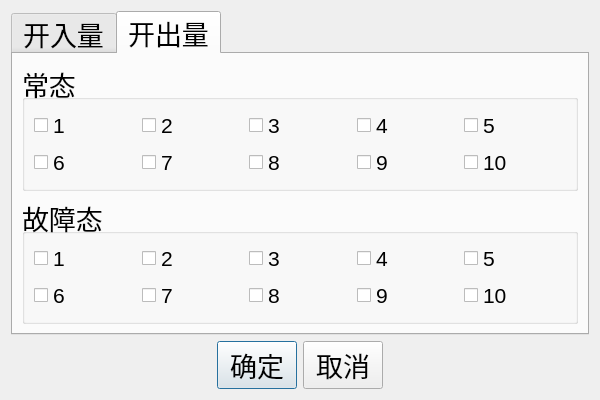
<?xml version="1.0" encoding="UTF-8"?>
<ui version="4.0">
 <class>QSequenceGradientSettingDlg</class>
 <widget class="QDialog" name="QSequenceGradientSettingDlg">
  <property name="geometry">
   <rect>
    <x>0</x>
    <y>0</y>
    <width>600</width>
    <height>400</height>
   </rect>
  </property>
  <property name="font">
   <font>
    <pointsize>18</pointsize>
   </font>
  </property>
  <property name="windowTitle">
   <string/>
  </property>
  <property name="windowOpacity">
   <double>1.000000000000000</double>
  </property>
  <layout class="QVBoxLayout" name="verticalLayout">
   <item>
    <widget class="QSttTabWidget" name="tabWidget">
     <property name="font">
      <font>
       <pointsize>20</pointsize>
      </font>
     </property>
     <property name="currentIndex">
      <number>1</number>
     </property>
     <widget class="QWidget" name="m_tabBIn">
      <attribute name="title">
       <string>开入量</string>
      </attribute>
      <layout class="QVBoxLayout" name="verticalLayout_2">
       <item>
        <layout class="QGridLayout" name="gridLayout">
         <item row="0" column="2">
          <widget class="QSttCheckBox" name="m_cbBinC">
           <property name="font">
            <font>
             <pointsize>16</pointsize>
            </font>
           </property>
           <property name="styleSheet">
            <string notr="true"/>
           </property>
           <property name="text">
            <string>C</string>
           </property>
          </widget>
         </item>
         <item row="0" column="0">
          <widget class="QSttCheckBox" name="m_cbBinA">
           <property name="font">
            <font>
             <pointsize>16</pointsize>
            </font>
           </property>
           <property name="styleSheet">
            <string notr="true"/>
           </property>
           <property name="text">
            <string>A</string>
           </property>
          </widget>
         </item>
         <item row="0" column="1">
          <widget class="QSttCheckBox" name="m_cbBinB">
           <property name="font">
            <font>
             <pointsize>16</pointsize>
            </font>
           </property>
           <property name="styleSheet">
            <string notr="true"/>
           </property>
           <property name="text">
            <string>B</string>
           </property>
          </widget>
         </item>
         <item row="0" column="3">
          <widget class="QSttCheckBox" name="m_cbBinD">
           <property name="font">
            <font>
             <pointsize>16</pointsize>
            </font>
           </property>
           <property name="styleSheet">
            <string notr="true"/>
           </property>
           <property name="text">
            <string>D</string>
           </property>
          </widget>
         </item>
         <item row="0" column="4">
          <widget class="QSttCheckBox" name="m_cbBinE">
           <property name="font">
            <font>
             <pointsize>16</pointsize>
            </font>
           </property>
           <property name="styleSheet">
            <string notr="true"/>
           </property>
           <property name="text">
            <string>E</string>
           </property>
          </widget>
         </item>
        </layout>
       </item>
       <item>
        <layout class="QGridLayout" name="gridLayout_2">
         <item row="0" column="1">
          <widget class="QSttCheckBox" name="m_cbBinF">
           <property name="font">
            <font>
             <pointsize>16</pointsize>
            </font>
           </property>
           <property name="styleSheet">
            <string notr="true"/>
           </property>
           <property name="text">
            <string>F</string>
           </property>
          </widget>
         </item>
         <item row="0" column="2">
          <widget class="QSttCheckBox" name="m_cbBinG">
           <property name="font">
            <font>
             <pointsize>16</pointsize>
            </font>
           </property>
           <property name="styleSheet">
            <string notr="true"/>
           </property>
           <property name="text">
            <string>G</string>
           </property>
          </widget>
         </item>
         <item row="0" column="4">
          <widget class="QSttCheckBox" name="m_cbBinI">
           <property name="font">
            <font>
             <pointsize>16</pointsize>
            </font>
           </property>
           <property name="styleSheet">
            <string notr="true"/>
           </property>
           <property name="text">
            <string>I</string>
           </property>
          </widget>
         </item>
         <item row="0" column="3">
          <widget class="QSttCheckBox" name="m_cbBinH">
           <property name="font">
            <font>
             <pointsize>16</pointsize>
            </font>
           </property>
           <property name="styleSheet">
            <string notr="true"/>
           </property>
           <property name="text">
            <string>H</string>
           </property>
          </widget>
         </item>
         <item row="0" column="5">
          <widget class="QSttCheckBox" name="m_cbBinJ">
           <property name="font">
            <font>
             <pointsize>16</pointsize>
            </font>
           </property>
           <property name="styleSheet">
            <string notr="true"/>
           </property>
           <property name="text">
            <string>J</string>
           </property>
          </widget>
         </item>
        </layout>
       </item>
       <item>
        <layout class="QHBoxLayout" name="horizontalLayout_4">
         <item>
          <spacer name="horizontalSpacer_3">
           <property name="orientation">
            <enum>Qt::Horizontal</enum>
           </property>
           <property name="sizeHint" stdset="0">
            <size>
             <width>20</width>
             <height>20</height>
            </size>
           </property>
          </spacer>
         </item>
         <item>
          <widget class="QRadioButton" name="m_rbAnd">
           <property name="text">
            <string>逻辑与</string>
           </property>
           <property name="checked">
            <bool>true</bool>
           </property>
          </widget>
         </item>
         <item>
          <spacer name="horizontalSpacer_5">
           <property name="orientation">
            <enum>Qt::Horizontal</enum>
           </property>
           <property name="sizeHint" stdset="0">
            <size>
             <width>40</width>
             <height>20</height>
            </size>
           </property>
          </spacer>
         </item>
         <item>
          <widget class="QRadioButton" name="m_rbOr">
           <property name="text">
            <string>逻辑或</string>
           </property>
          </widget>
         </item>
         <item>
          <spacer name="horizontalSpacer_4">
           <property name="orientation">
            <enum>Qt::Horizontal</enum>
           </property>
           <property name="sizeHint" stdset="0">
            <size>
             <width>40</width>
             <height>20</height>
            </size>
           </property>
          </spacer>
         </item>
        </layout>
       </item>
      </layout>
     </widget>
     <widget class="QWidget" name="m_tabBOut">
      <attribute name="title">
       <string>开出量</string>
      </attribute>
      <layout class="QVBoxLayout" name="verticalLayout_3">
       <item>
        <widget class="QSttGroupBox" name="m_gbNormal">
         <property name="title">
          <string>常态</string>
         </property>
         <layout class="QVBoxLayout" name="verticalLayout_4">
          <item>
           <layout class="QGridLayout" name="gridLayout_3">
            <item row="0" column="2">
             <widget class="QSttCheckBox" name="m_cbBOut3">
              <property name="font">
               <font>
                <pointsize>16</pointsize>
               </font>
              </property>
              <property name="styleSheet">
               <string notr="true"/>
              </property>
              <property name="text">
               <string>3</string>
              </property>
             </widget>
            </item>
            <item row="0" column="3">
             <widget class="QSttCheckBox" name="m_cbBOut4">
              <property name="font">
               <font>
                <pointsize>16</pointsize>
               </font>
              </property>
              <property name="styleSheet">
               <string notr="true"/>
              </property>
              <property name="text">
               <string>4</string>
              </property>
             </widget>
            </item>
            <item row="1" column="0">
             <widget class="QSttCheckBox" name="m_cbBOut6">
              <property name="font">
               <font>
                <pointsize>16</pointsize>
               </font>
              </property>
              <property name="styleSheet">
               <string notr="true"/>
              </property>
              <property name="text">
               <string>6</string>
              </property>
             </widget>
            </item>
            <item row="1" column="1">
             <widget class="QSttCheckBox" name="m_cbBOut7">
              <property name="font">
               <font>
                <pointsize>16</pointsize>
               </font>
              </property>
              <property name="styleSheet">
               <string notr="true"/>
              </property>
              <property name="text">
               <string>7</string>
              </property>
             </widget>
            </item>
            <item row="0" column="1">
             <widget class="QSttCheckBox" name="m_cbBOut2">
              <property name="font">
               <font>
                <pointsize>16</pointsize>
               </font>
              </property>
              <property name="styleSheet">
               <string notr="true"/>
              </property>
              <property name="text">
               <string>2</string>
              </property>
             </widget>
            </item>
            <item row="1" column="4">
             <widget class="QSttCheckBox" name="m_cbBOut10">
              <property name="font">
               <font>
                <pointsize>16</pointsize>
               </font>
              </property>
              <property name="styleSheet">
               <string notr="true"/>
              </property>
              <property name="text">
               <string>10</string>
              </property>
             </widget>
            </item>
            <item row="1" column="2">
             <widget class="QSttCheckBox" name="m_cbBOut8">
              <property name="font">
               <font>
                <pointsize>16</pointsize>
               </font>
              </property>
              <property name="styleSheet">
               <string notr="true"/>
              </property>
              <property name="text">
               <string>8</string>
              </property>
             </widget>
            </item>
            <item row="0" column="4">
             <widget class="QSttCheckBox" name="m_cbBOut5">
              <property name="font">
               <font>
                <pointsize>16</pointsize>
               </font>
              </property>
              <property name="styleSheet">
               <string notr="true"/>
              </property>
              <property name="text">
               <string>5</string>
              </property>
             </widget>
            </item>
            <item row="1" column="3">
             <widget class="QSttCheckBox" name="m_cbBOut9">
              <property name="font">
               <font>
                <pointsize>16</pointsize>
               </font>
              </property>
              <property name="styleSheet">
               <string notr="true"/>
              </property>
              <property name="text">
               <string>9</string>
              </property>
             </widget>
            </item>
            <item row="0" column="0">
             <widget class="QSttCheckBox" name="m_cbBOut1">
              <property name="font">
               <font>
                <pointsize>16</pointsize>
               </font>
              </property>
              <property name="styleSheet">
               <string notr="true"/>
              </property>
              <property name="text">
               <string>1</string>
              </property>
             </widget>
            </item>
           </layout>
          </item>
         </layout>
        </widget>
       </item>
       <item>
        <widget class="QSttGroupBox" name="m_gbError">
         <property name="title">
          <string>故障态</string>
         </property>
         <layout class="QVBoxLayout" name="verticalLayout_5">
          <item>
           <layout class="QGridLayout" name="gridLayout_4">
            <item row="1" column="4">
             <widget class="QSttCheckBox" name="m_cbBOut10_E">
              <property name="font">
               <font>
                <pointsize>16</pointsize>
               </font>
              </property>
              <property name="styleSheet">
               <string notr="true"/>
              </property>
              <property name="text">
               <string>10</string>
              </property>
             </widget>
            </item>
            <item row="0" column="3">
             <widget class="QSttCheckBox" name="m_cbBOut4_E">
              <property name="font">
               <font>
                <pointsize>16</pointsize>
               </font>
              </property>
              <property name="styleSheet">
               <string notr="true"/>
              </property>
              <property name="text">
               <string>4</string>
              </property>
             </widget>
            </item>
            <item row="0" column="1">
             <widget class="QSttCheckBox" name="m_cbBOut2_E">
              <property name="font">
               <font>
                <pointsize>16</pointsize>
               </font>
              </property>
              <property name="styleSheet">
               <string notr="true"/>
              </property>
              <property name="text">
               <string>2</string>
              </property>
             </widget>
            </item>
            <item row="1" column="1">
             <widget class="QSttCheckBox" name="m_cbBOut7_E">
              <property name="font">
               <font>
                <pointsize>16</pointsize>
               </font>
              </property>
              <property name="styleSheet">
               <string notr="true"/>
              </property>
              <property name="text">
               <string>7</string>
              </property>
             </widget>
            </item>
            <item row="0" column="4">
             <widget class="QSttCheckBox" name="m_cbBOut5_E">
              <property name="font">
               <font>
                <pointsize>16</pointsize>
               </font>
              </property>
              <property name="styleSheet">
               <string notr="true"/>
              </property>
              <property name="text">
               <string>5</string>
              </property>
             </widget>
            </item>
            <item row="1" column="0">
             <widget class="QSttCheckBox" name="m_cbBOut6_E">
              <property name="font">
               <font>
                <pointsize>16</pointsize>
               </font>
              </property>
              <property name="styleSheet">
               <string notr="true"/>
              </property>
              <property name="text">
               <string>6</string>
              </property>
             </widget>
            </item>
            <item row="1" column="3">
             <widget class="QSttCheckBox" name="m_cbBOut9_E">
              <property name="font">
               <font>
                <pointsize>16</pointsize>
               </font>
              </property>
              <property name="styleSheet">
               <string notr="true"/>
              </property>
              <property name="text">
               <string>9</string>
              </property>
             </widget>
            </item>
            <item row="0" column="0">
             <widget class="QSttCheckBox" name="m_cbBOut1_E">
              <property name="font">
               <font>
                <pointsize>16</pointsize>
               </font>
              </property>
              <property name="styleSheet">
               <string notr="true"/>
              </property>
              <property name="text">
               <string>1</string>
              </property>
             </widget>
            </item>
            <item row="1" column="2">
             <widget class="QSttCheckBox" name="m_cbBOut8_E">
              <property name="font">
               <font>
                <pointsize>16</pointsize>
               </font>
              </property>
              <property name="styleSheet">
               <string notr="true"/>
              </property>
              <property name="text">
               <string>8</string>
              </property>
             </widget>
            </item>
            <item row="0" column="2">
             <widget class="QSttCheckBox" name="m_cbBOut3_E">
              <property name="font">
               <font>
                <pointsize>16</pointsize>
               </font>
              </property>
              <property name="styleSheet">
               <string notr="true"/>
              </property>
              <property name="text">
               <string>3</string>
              </property>
             </widget>
            </item>
           </layout>
          </item>
         </layout>
        </widget>
       </item>
      </layout>
     </widget>
    </widget>
   </item>
   <item>
    <layout class="QHBoxLayout" name="horizontalLayout">
     <item>
      <spacer name="horizontalSpacer">
       <property name="orientation">
        <enum>Qt::Horizontal</enum>
       </property>
       <property name="sizeHint" stdset="0">
        <size>
         <width>40</width>
         <height>20</height>
        </size>
       </property>
      </spacer>
     </item>
     <item>
      <widget class="QPushButton" name="m_btnOK">
       <property name="font">
        <font>
         <pointsize>20</pointsize>
        </font>
       </property>
       <property name="text">
        <string>确定</string>
       </property>
      </widget>
     </item>
     <item>
      <widget class="QPushButton" name="m_btnCancel">
       <property name="font">
        <font>
         <pointsize>20</pointsize>
        </font>
       </property>
       <property name="text">
        <string>取消</string>
       </property>
      </widget>
     </item>
     <item>
      <spacer name="horizontalSpacer_2">
       <property name="orientation">
        <enum>Qt::Horizontal</enum>
       </property>
       <property name="sizeHint" stdset="0">
        <size>
         <width>40</width>
         <height>20</height>
        </size>
       </property>
      </spacer>
     </item>
    </layout>
   </item>
  </layout>
 </widget>
 <customwidgets>
  <customwidget>
   <class>QSttTabWidget</class>
   <extends>QTabWidget</extends>
   <header>../Controls/SttTabWidget.h</header>
   <container>1</container>
  </customwidget>
  <customwidget>
   <class>QSttCheckBox</class>
   <extends>QCheckBox</extends>
   <header>../Controls/SttCheckBox.h</header>
  </customwidget>
  <customwidget>
   <class>QSttGroupBox</class>
   <extends>QGroupBox</extends>
   <header>../Controls/SttGroupBox.h</header>
   <container>1</container>
  </customwidget>
 </customwidgets>
 <resources/>
 <connections/>
</ui>
